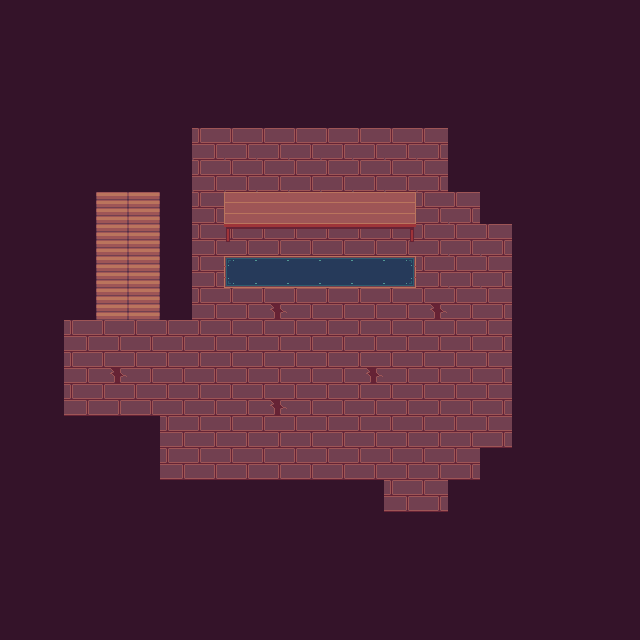

Below is a game level as drawn by its tile map, then a one-line description and the .tmx that defines it (tile-layer data replaced by summaries):
An orthogonal 20x20 tile map with 32x32 px tiles, 5 tile layers (Water, Land, Path, Touchable, ...), 1 hidden layer not drawn, 4 tilesets and 8 objects (Associate).

<map version="1.0" tiledversion="2018.01.01" orientation="orthogonal" renderorder="right-down" width="20" height="20" tilewidth="32" tileheight="32" infinite="0" nextobjectid="33">
 <tileset firstgid="1" name="Tileset_Interior Wood_Gnomenlied" tilewidth="32" tileheight="32" tilecount="255" columns="17">
  <image source="textures/Tileset_Interior Wood_Gnomenlied.png" width="544" height="480" />
 </tileset>
 <tileset firstgid="256" name="RPG Nature Tileset" tilewidth="32" tileheight="32" tilecount="180" columns="20">
  <image source="textures/RPG Nature Tileset.png" width="641" height="288" />
 </tileset>
 <tileset firstgid="436" name="RPG Nature Tileset" tilewidth="32" tileheight="32" tilecount="180" columns="20">
  <image source="textures/RPG Nature Tileset.png" width="641" height="288" />
 </tileset>
 <tileset firstgid="616" name="Beach Tileset" tilewidth="32" tileheight="32" tilecount="162" columns="18">
  <image source="textures/Beach Tileset.png" width="576" height="288" />
 </tileset>
 <layer name="Water" width="20" height="20">
  <data>[400 cells, 398 non-empty, 1 distinct tile ids]</data>
 </layer>
 <layer name="Land" width="20" height="20">
  <data>[400 cells, 130 non-empty, 6 distinct tile ids]</data>
 </layer>
 <layer name="Path" width="20" height="20">
  <data>[400 cells, 6 non-empty, 3 distinct tile ids]</data>
 </layer>
 <objectgroup name="Sign" />
 <objectgroup name="NPC">
  <object id="10" gid="630" x="287" y="186" width="32" height="32">
   <properties>
    <property name="Message" value="whats good [player] welcome to the shop my nigga" />
   </properties>
  </object>
  <object id="11" name="Associate" gid="630" x="356" y="186" width="32" height="32">
   <properties>
    <property name="Message" value="The dealer is upstairs" />
   </properties>
  </object>
 </objectgroup>
 <layer name="Decor" width="20" height="20" visible="0">
  <data>[400 cells, 0 non-empty, 0 distinct tile ids]</data>
 </layer>
 <layer name="Touchable" width="20" height="20">
  <data>[400 cells, 0 non-empty, 0 distinct tile ids]</data>
 </layer>
 <layer name="Behind" width="20" height="20">
  <data>[400 cells, 12 non-empty, 6 distinct tile ids]</data>
 </layer>
 <objectgroup name="Leave" />
 <objectgroup name="Start">
  <object id="1" gid="19" x="395" y="468" width="32" height="32" />
  <object id="29" gid="696" x="96.5" y="287.333" width="32" height="32" />
 </objectgroup>
 <objectgroup name="House" />
 <objectgroup name="Enemy" />
 <objectgroup name="Doors">
  <object id="6" gid="218" x="383.5" y="513" width="32" height="32">
   <properties>
    <property name="goto" value="level2.tmx" />
   </properties>
  </object>
  <object id="7" gid="220" x="416.5" y="513" width="32" height="32">
   <properties>
    <property name="goto" value="level2.tmx" />
   </properties>
  </object>
  <object id="31" gid="191" x="99.6667" y="228" width="32" height="32">
   <properties>
    <property name="goto" value="shopup.tmx" />
   </properties>
  </object>
  <object id="32" gid="191" x="123.667" y="229" width="32" height="32">
   <properties>
    <property name="goto" value="shopup.tmx" />
   </properties>
  </object>
 </objectgroup>
</map>
